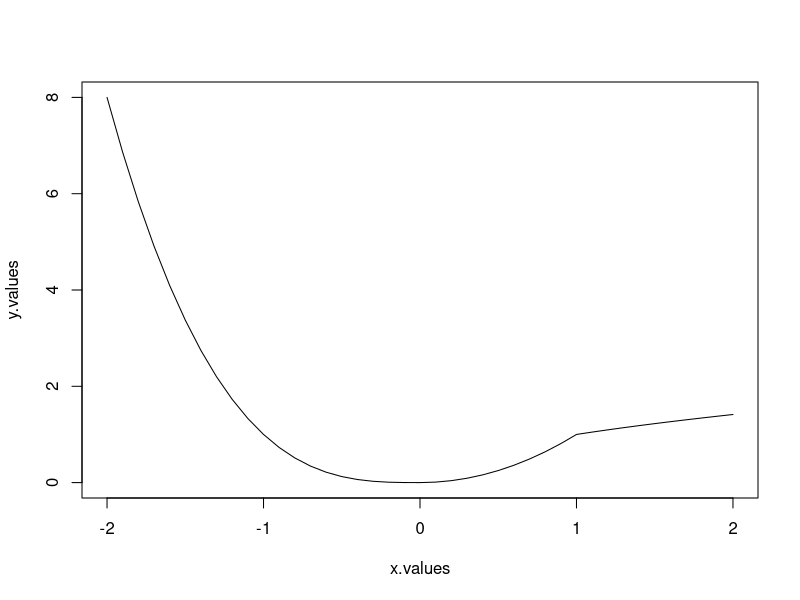

Recreate this plot in R.
rm(list = ls())
# 1.
# input
x.values <- seq(-2, 2, by = 0.1)

# for each x calculate y
n <- length(x.values)
y.values <- rep(0, n)

for (i in 1:n) {
  x <- x.values[i]
  # y expression
  if (x <= 0) {
    y <- -(x^3)
  }
  if (x > 0 & x <= 1) {
    y <- x^2
  }
  if (x > 1) {
    y <- sqrt(x)
  }
  y.values[i] <- y
}

#output
plot(x.values, y.values, type = "l")